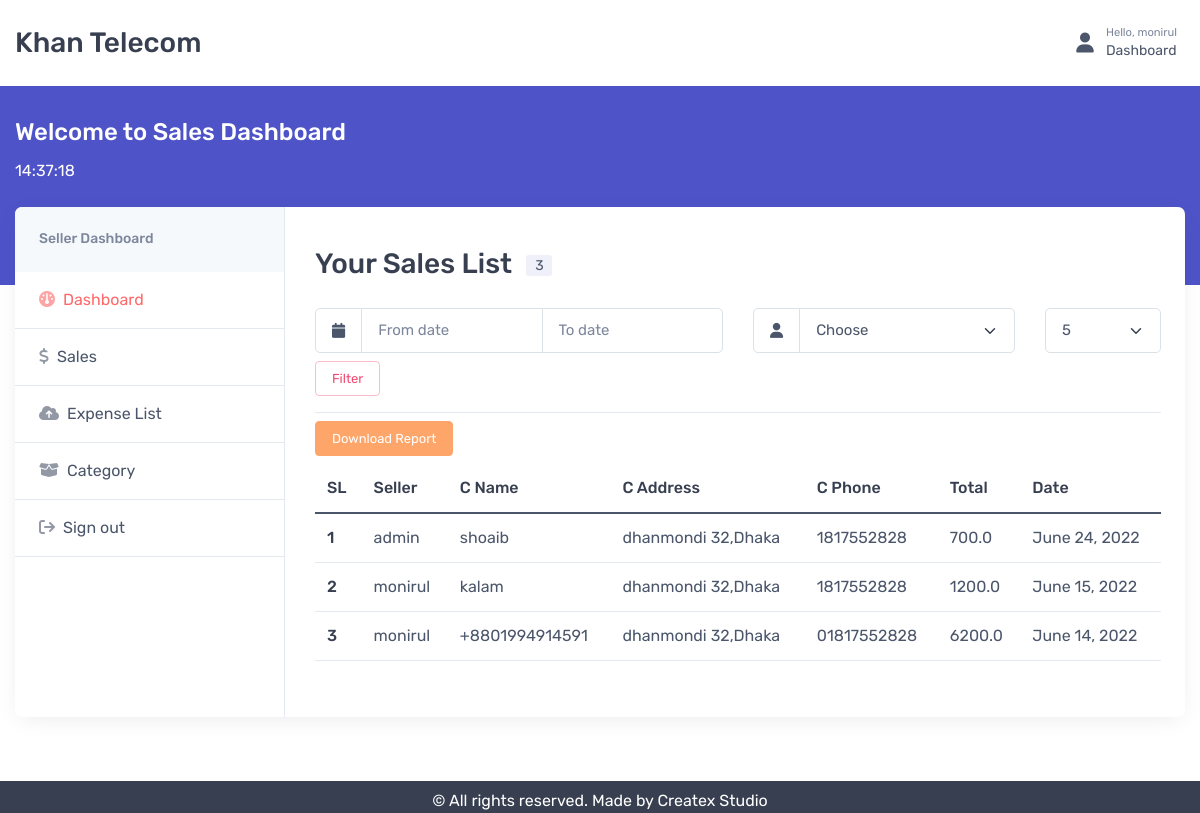
The app's page /dashboard/sales-list (signed in) with its own data.
### cart/models.py (models this page shows, shortened)
class SellingList(models.Model):
    seller=models.ForeignKey(User,on_delete=models.DO_NOTHING)
    customerName=models.CharField(max_length=100)
    customerPhone=models.CharField(max_length=13)
    customerAddress=models.CharField(max_length=100,blank=True)
    amount=models.FloatField(default=0)
    sellingDate=models.DateTimeField(auto_now=True,auto_now_add=False)

### superadmin/views.py (the view, shortened to what this page needs)
# urls.py: path('sales-list',views.SalesList,name="saleslist"),
@login_required(login_url="App_Shop:login")
def SalesList(request):
    all_sales = SellingList.objects.all().order_by("-id")
    sellers = User.objects.all()
    sName = 0
    pNo = 0
    sDate, eDate = "", ""
    context = {
        'all_sales': all_sales,
        'sellers': sellers,
        'sellerName': sName,
        'sDate': sDate,
        'eDate': eDate,
        'pNo': pNo,
    }
    return render(request, 'dashboard/sales.html', context)

### templates/dashboard/sales.html (shortened to what this page needs)
{% extends 'dashboard/base.html' %}
{% load static %}
{% block dashboard %}
<section class="col-lg-9 pt-lg-4 pb-4 mb-3">
              <div class="pt-2 px-4 ps-lg-0 pe-xl-5">
                <div class="d-sm-flex flex-wrap justify-content-between align-items-center border-bottom">
                  <h2 class="h3 py-2 me-2 text-center text-sm-start">Your Sales List
                      <span class="badge bg-faded-accent fs-sm text-body align-middle ms-2">{{ all_sales.count }}</span>
                  </h2>
                  <form method="POST" class="row my-2" id="filterSales">{% csrf_token %}
                        <div class="col-md-6">
                            <div class="input-group" >
                          <span class="input-group-text">
                            <i class="fa fa-calendar"></i>
                          </span>
                        </div>
                        </div>
                        <div class="col-md-4">
                           <div class="input-group" >
                             <span class="input-group-text">
                            <i class="fa fa-user"></i>
                          </span>
                              <select class="form-select" name="sellerName" id="validationCustom03">
                                <option value="">Choose</option>
                              </select>
                        </div>
                        </div>
                       <div class="col-md-2">
                            <div class="input-group" >
                              <select class="form-select" id="validationCustom03" name="pageNo">
                                <option value="5" >5</option>
                              </select>
                        </div>
                       </div>
                      <div class="col-md-1">
                            <div class="input-group" >
                              <button type="button" class="btn btn-outline-danger btn-sm my-2" id="filterBtn">Filter</button>
                        </div>
                       </div>
                  </form>
                </div>
                <button class="btn btn-warning btn-sm my-2" id="downloadpdf">Download Report</button>
                <div class="table-responsive" id="salesreport">
                  <table class="table table-hover">
                  {% if all_sales.count > 0 %}
                    <thead>
                      <tr>
                        <th>SL</th>
                        <th>Seller</th>
                        <th>C Name</th>
                        <th>C Address</th>
                        <th>C Phone</th>
                        <th>Total</th>
                        <th>Date</th>
                      </tr>
                    </thead>
                  {% endif %}
                    <tbody>
                      {% for sale in all_sales %}
                        <tr>
                        <th scope="row">{{ forloop.counter }}</th>
                        <td>{{ sale.seller }}</td>
                        <td>{{ sale.customerName }}</td>
                        <td>{{ sale.customerAddress }}</td>
                        <td>{{ sale.customerPhone }}</td>
                        <td>{{ sale.amount }}</td>
                        <td>{{ sale.sellingDate.date }}</td>
                      </tr>
                       {% empty %}
                          <div class="alert alert-dark alert-dismissible fade show" role="alert">
                          <span class="fw-medium">Data Not Found</span>
                        </div>
                      {% endfor %}
                    </tbody>
                  </table>
                </div>
              </div>
            </section>
{% endblock %}

### templates/dashboard/base.html (shortened to what this page needs)
<!DOCTYPE html>
{% load static %}
<html lang="en">
  <head>
       <link rel="stylesheet" href="https://cdnjs.cloudflare.com/ajax/libs/font-awesome/6.1.1/css/all.min.css" />
    <link rel="stylesheet" media="screen" href="{% static 'vendor/simplebar/dist/simplebar.min.css' %}"/>
    <link rel="stylesheet" media="screen" href="{% static 'vendor/tiny-slider/dist/tiny-slider.css' %}"/>
    <link rel="stylesheet" media="screen" href="{% static 'vendor/chartist/dist/chartist.min.css' %}"/>
    <link rel="stylesheet" media="screen" href="{% static 'vendor/prismjs/plugins/toolbar/prism-toolbar.css' %}"/>
    <link rel="stylesheet" media="screen" href="{% static 'vendor/prismjs/plugins/line-numbers/prism-line-numbers.css' %}"/>
    <link rel="stylesheet" media="screen" href="{% static 'vendor/flatpickr/dist/flatpickr.min.css' %}"/>
    <link rel="stylesheet" media="screen" href="{% static 'css/theme.min.css' %}">
  </head>
  <body class="handheld-toolbar-enabled">
    <main class="page-wrapper">
      <header class="bg-light shadow-sm navbar-sticky">
        <div class="navbar navbar-expand-lg navbar-light">
          <div class="container">
              <a class="navbar-brand d-none d-sm-block flex-shrink-0 me-4 order-lg-1" href="{% url 'App_Shop:shop' %}">
                  Khan Telecom
              </a>
            <div class="navbar-toolbar d-flex align-items-center order-lg-3">
               <div class="navbar-toolbar d-flex flex-shrink-0 align-items-center ms-xl-2">
                {% if request.user.is_authenticated %}
              <a class="navbar-tool ms-1 ms-lg-0 me-n1 me-lg-2" href="{% url 'App_Admin:dashboard' %}">
                <div class="navbar-tool-icon-box">
                    <i class="navbar-tool-icon fa fa-user"></i>
                </div>
                <div class="navbar-tool-text ms-n3">
                    <small>Hello, {{request.user}}</small>
                    Dashboard
                </div>
              </a>
            {% endif %}
          </div>
            </div>
          </div>
        </div>
      </header>
      <div class="page-title-overlap bg-accent pt-4">
        <div class="container d-flex flex-wrap flex-sm-nowrap justify-content-center justify-content-sm-between align-items-center pt-2">
          <div class="d-flex">
            <div class="text-sm-start me-5">
              <h4 class="text-light">Welcome to Sales Dashboard</h4>
              <div class="text-light" id="txt"></div>
            </div>
          </div>
        </div>
      </div>
      <div class="container mb-5 pb-3">
        <div class="bg-light shadow-lg rounded-3 overflow-hidden">
          <div class="row">
            <aside class="col-lg-3 pe-xl-5">
              <div class="h-100 border-end mb-2">
                <div class="d-lg-block collapse" id="account-menu">
                  <div class="bg-secondary p-4">
                    <h3 class="fs-sm mb-0 text-muted">Seller Dashboard</h3>
                  </div>
                  <ul class="list-unstyled mb-0">
                    <li class="border-bottom mb-0">
                        <a class="nav-link-style d-flex align-items-center px-4 py-3 active" href="{% url 'App_Admin:dashboard' %}">
                            <i class="fa fa-dashboard opacity-60 me-2"></i>
                            Dashboard
                        </a>
                    </li>
                    <li class="border-bottom mb-0">
                        <a class="nav-link-style d-flex align-items-center px-4 py-3" href="{% url 'App_Admin:saleslist' %}">
                            <i class="fa fa-dollar opacity-60 me-2"></i>
                            Sales
                        </a>
                    </li>
                    <li class="border-bottom mb-0">
                        <a class="nav-link-style d-flex align-items-center px-4 py-3" href="{% url 'App_Admin:addexpense' %}">
                            <i class="fa fa-cloud-upload opacity-60 me-2"></i>
                            Expense List
                        </a>
                    </li>
                    <li class="border-bottom mb-0">
                        <a class="nav-link-style d-flex align-items-center px-4 py-3" href="{% url 'App_Admin:category' %}">
                            <i class="fa fa-box-open opacity-60 me-2"></i>Category
                        </a>
                    </li>
                    <li class="mb-0">
                        <a class="nav-link-style d-flex align-items-center px-4 py-3" href="{% url 'App_Shop:logout' %}">
                            <i class="fa fa-sign-out opacity-60 me-2"></i>Sign out
                        </a>
                    </li>
                  </ul>
                  <hr>
                </div>
              </div>
            </aside>
            {% block dashboard %}
            {% endblock %}
          </div>
        </div>
      </div>
    </main>
    <footer class="footer bg-dark">
      <div class="pt-2">
            <div class="text-center text-white">© All rights reserved. Made by <a class="text-light" href="https://createx.studio/" target="_blank" rel="noopener">Createx Studio</a></div>
          </div>
    </footer>
  </body>
</html>

### records on screen
SellingList: seller "admin", customerName "shoaib", customerAddress "dhanmondi 32,Dhaka", customerPhone "1817552828", amount "700.0", sellingDate "June 24, 2022"
SellingList: seller "monirul", customerName "kalam", customerAddress "dhanmondi 32,Dhaka", customerPhone "1817552828", amount "1200.0", sellingDate "June 15, 2022"
SellingList: seller "monirul", customerName "+8801994914591", customerAddress "dhanmondi 32,Dhaka", customerPhone "01817552828", amount "6200.0", sellingDate "June 14, 2022"

### other values on screen
{{ request.user }} "monirul"
{{ all_sales.count }} "3"
